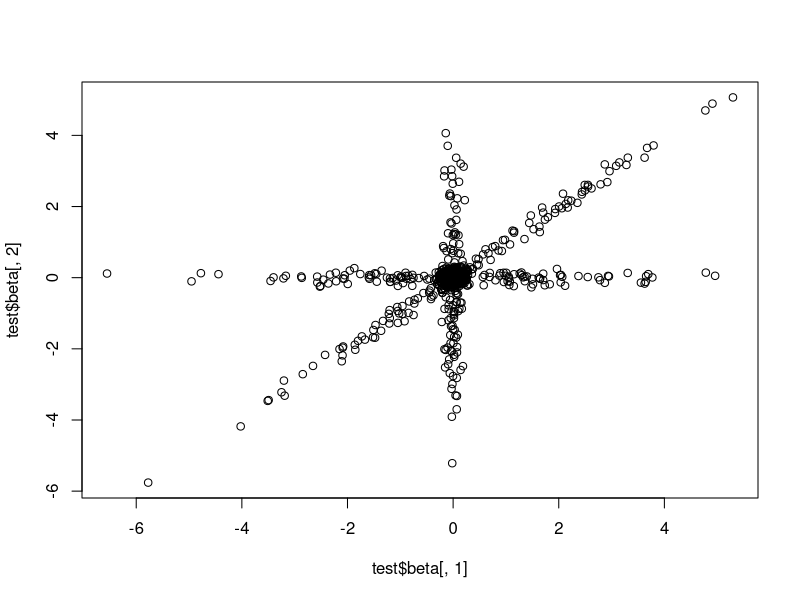
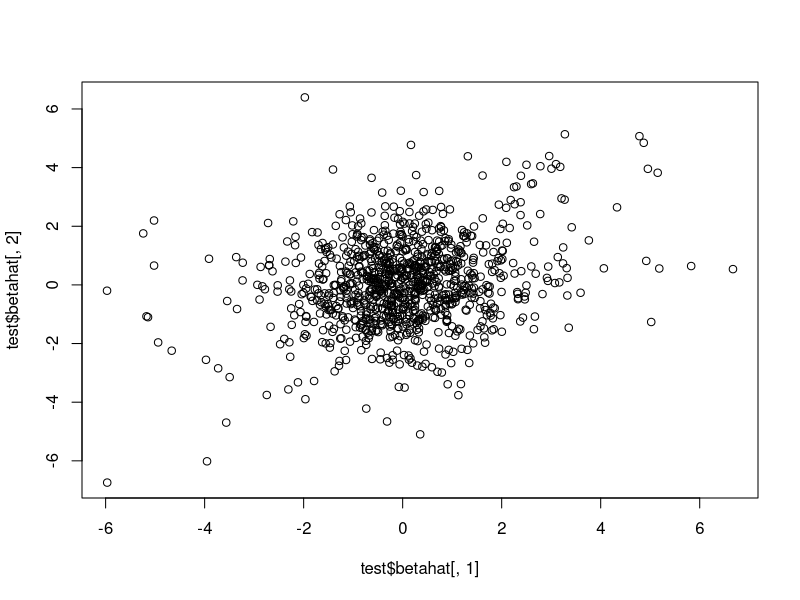
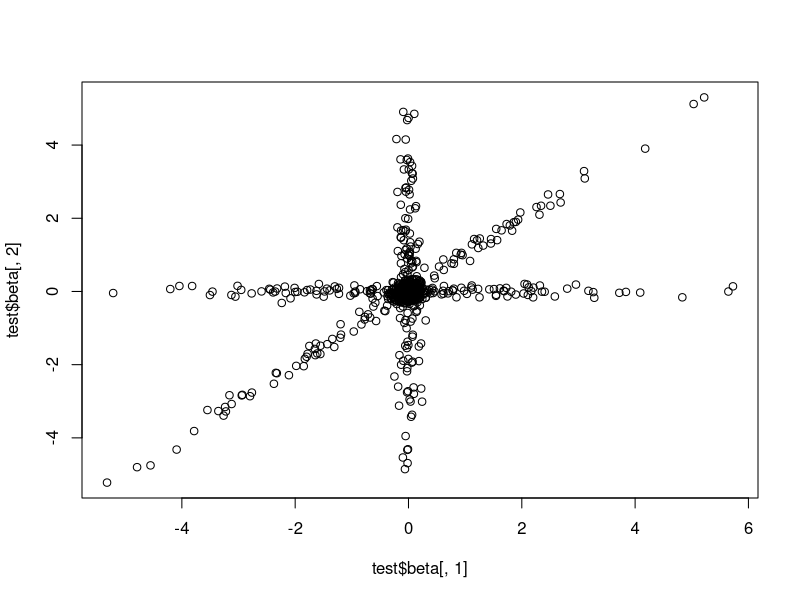
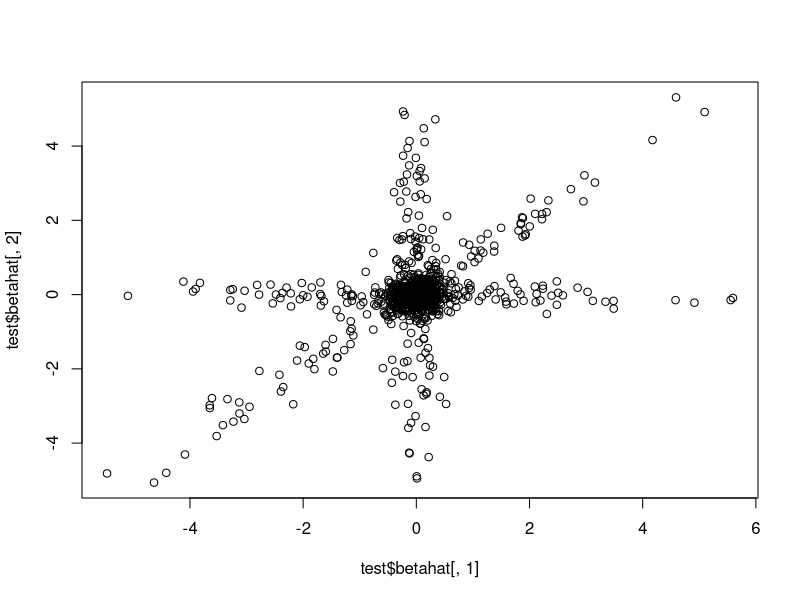

The R script that drew these images, in order:
#simulate from factor model
#' @param n number of SNPs
#' @param d number of tissues
#' @param betasd the measurement error
#' @param esd the variance of the residual matrix E in Y=LF+E
factor_sim=function(n=1000,d=3,betasd=1,esd=0.1){

  temp=rep(list(c(0,1)),d)
  configs = expand.grid(temp) # all possible 2^d combinations
  F=as.matrix(configs)
  k = nrow(F) # number of factors

  possible_loadings = diag(k) #set possible loadings to be "sparse" (loaded on one factor each)
  z = sample(nrow(F),n,replace=TRUE) # randomly sample factor to be loaded on for each SNP
  L = possible_loadings[z,] 
  effects = c(rnorm(n/2,0,2),rnorm(n/2,0,0.1)) # a mixture of big and small effects
  L = L*effects #multiply each lambda by its effects
  E = matrix(rnorm(n*d,0,0.1),nrow=n)
  beta = L %*% F + E

  betahat = beta + rnorm(n*d,0,betasd)
  return(list(beta=beta,betahat=betahat,L=L,F=F,E=E))
}

test = factor_sim(1000,2)
#visualize the results
plot(test$beta[,1],test$beta[,2])
plot(test$betahat[,1],test$betahat[,2])

#do one with lower measurement error
test = factor_sim(1000,2,betasd=0.2)
plot(test$beta[,1],test$beta[,2])
plot(test$betahat[,1],test$betahat[,2])
